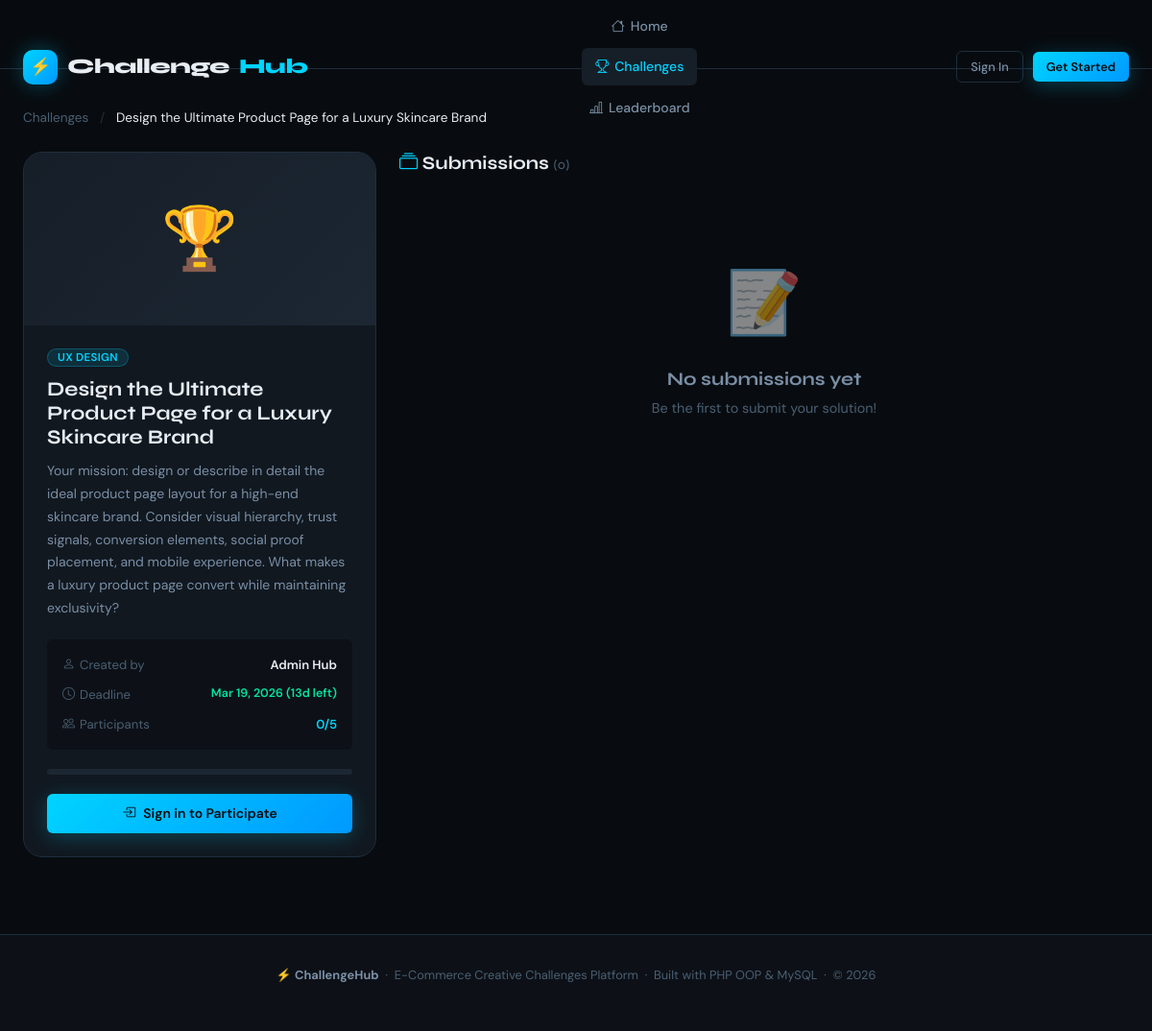
The page /?page=challenge&id=1 on the database its author committed.
### tables this page shows
CREATE TABLE IF NOT EXISTS `challenges` (
  `id`          INT           NOT NULL AUTO_INCREMENT,
  `user_id`     INT           NOT NULL,
  `title`       VARCHAR(200)  NOT NULL,
  `description` TEXT          NOT NULL,
  `category`    VARCHAR(100)  NOT NULL,
  `deadline`    DATE          NOT NULL,
  `image`       VARCHAR(255)  NULL DEFAULT NULL,
  `created_at`  DATETIME      NULL DEFAULT CURRENT_TIMESTAMP,
  PRIMARY KEY (`id`),
  KEY `user_id` (`user_id`)
);

CREATE TABLE IF NOT EXISTS `users` (
  `id`         INT            NOT NULL AUTO_INCREMENT,
  `name`       VARCHAR(100)   NOT NULL,
  `email`      VARCHAR(150)   NOT NULL,
  `password`   VARCHAR(255)   NOT NULL,
  `created_at` DATETIME       NULL DEFAULT CURRENT_TIMESTAMP,
  PRIMARY KEY (`id`),
  UNIQUE KEY `email` (`email`)
);

### app/controllers/ChallengeController.php (called while the page is built, shortened)
<?php
require_once BASE_PATH . '/app/models/Challenge.php';
require_once BASE_PATH . '/app/models/Submission.php';
class ChallengeController {
    private Challenge $challengeModel;
    private Submission $submissionModel;
    public function __construct() {
        $this->challengeModel  = new Challenge();
        $this->submissionModel = new Submission();
    }
    public function show(int $id): void {
        $challenge = $this->challengeModel->getById($id);
        $currentUser    = currentUser();
        $userId         = $currentUser ? $currentUser['id'] : null;
        $submissions    = $this->submissionModel->getByChallenge($id, $userId);
        require BASE_PATH . '/app/views/challenges/show.php';
    }
}

### config/database.php (called while the page is built, shortened)
<?php
class Database {
    private static ?PDO $instance = null;
    public static function getInstance(): PDO {
        if (self::$instance === null) {
            $dsn = 'mysql:host=' . DB_HOST . ';dbname=' . DB_NAME . ';charset=' . DB_CHARSET;
            $options = [
                PDO::ATTR_ERRMODE            => PDO::ERRMODE_EXCEPTION,
                PDO::ATTR_DEFAULT_FETCH_MODE => PDO::FETCH_ASSOC,
                PDO::ATTR_EMULATE_PREPARES   => false,
            ];
            try {
                self::$instance = new PDO($dsn, DB_USER, DB_PASS, $options);
            } catch (PDOException $e) {
                die(json_encode(['error' => 'Database connection failed: ' . $e->getMessage()]));
            }
        }
        return self::$instance;
    }
}

### app/models/Challenge.php (called while the page is built, shortened)
<?php
require_once BASE_PATH . '/config/database.php';
class Challenge {
    private PDO $db;
    public function __construct() {
        $this->db = Database::getInstance();
    }
    public function getById(int $id): ?array {
        $stmt = $this->db->prepare(
            'SELECT c.*, u.name AS author_name,
                    COUNT(DISTINCT s.id) AS submission_count
             FROM challenges c
             JOIN users u ON c.user_id = u.id
             LEFT JOIN submissions s ON s.challenge_id = c.id
             WHERE c.id = ?
             GROUP BY c.id'
        );
        $stmt->execute([$id]);
        $result = $stmt->fetch();
        return $result ?: null;
    }
}

### config/app.php (called while the page is built, shortened)
<?php
function e(mixed $value): string {
    return htmlspecialchars((string)$value, ENT_QUOTES | ENT_HTML5, 'UTF-8');
}
function currentUser(): ?array {
    if (empty($_SESSION['user_id'])) return null;
    return [
        'id'   => $_SESSION['user_id'],
        'name' => $_SESSION['user_name'] ?? '',
        'email'=> $_SESSION['user_email'] ?? '',
    ];
}

### app/models/Submission.php (called while the page is built, shortened)
<?php
require_once BASE_PATH . '/config/database.php';
class Submission {
    private PDO $db;
    public function __construct() {
        $this->db = Database::getInstance();
    }
    public function getByChallenge(int $challengeId, ?int $currentUserId = null): array {
        $stmt = $this->db->prepare(
            'SELECT s.*, u.name AS author_name,
                    COUNT(DISTINCT v.id) AS vote_count,
                    COUNT(DISTINCT c.id) AS comment_count
             FROM submissions s
             JOIN users u ON s.user_id = u.id
             LEFT JOIN votes v ON v.submission_id = s.id
             LEFT JOIN comments c ON c.submission_id = s.id
             WHERE s.challenge_id = ?
             GROUP BY s.id
             ORDER BY vote_count DESC, s.created_at DESC'
        );
        $stmt->execute([$challengeId]);
        $submissions = $stmt->fetchAll();
        return $submissions;
    }
}

### app/views/challenges/show.php (the view, shortened to what this page needs)
<?php
require BASE_PATH . '/app/views/partials/header.php';
$submissionCount = count($submissions);
$userId = $currentUser ? $currentUser['id'] : null;
$isOwner = $userId && $challenge['user_id'] == $userId;
$daysLeft = ceil((strtotime($challenge['deadline']) - time()) / 86400);
$dlClass  = $daysLeft < 3 ? 'urgent' : ($daysLeft < 7 ? 'soon' : 'ok');
?>
<div class="page-wrapper">
  <div class="container">
    <nav style="margin-bottom:24px;font-size:0.85rem;color:var(--text-muted);">
      <a href="<?= BASE_URL ?>/?page=challenges" style="color:var(--text-muted);">Challenges</a>
      <span style="margin:0 8px;opacity:0.4;">/</span>
      <span style="color:var(--text-primary);"><?= e($challenge['title']) ?></span>
    </nav>
    <div class="row g-4">
      <div class="col-lg-4">
        <div class="card" style="position:sticky;top:90px;">
          <?php if ($challenge['image']): ?>
            <img src="<?= UPLOAD_URL . e($challenge['image']) ?>" alt="<?= e($challenge['title']) ?>"
                 style="width:100%;height:220px;object-fit:cover;">
          <?php else: ?>
            <div style="width:100%;height:180px;background:linear-gradient(135deg,var(--bg-elevated),var(--bg-hover));display:flex;align-items:center;justify-content:center;font-size:4rem;">🏆</div>
          <?php endif; ?>
          <div class="card-body">
            <div style="display:flex;gap:8px;flex-wrap:wrap;margin-bottom:12px;">
              <span class="badge badge-cyan"><?= e($challenge['category']) ?></span>
            </div>
            <h1 style="font-size:1.3rem;margin-bottom:10px;"><?= e($challenge['title']) ?></h1>
            <p style="font-size:0.875rem;color:var(--text-secondary);line-height:1.7;margin-bottom:20px;">
              <?= nl2br(e($challenge['description'])) ?>
            </p>
            <div style="display:flex;flex-direction:column;gap:10px;padding:16px;background:var(--bg-deep);border-radius:var(--radius-sm);margin-bottom:20px;">
              <div style="display:flex;justify-content:space-between;font-size:0.82rem;">
                <span style="color:var(--text-muted);display:flex;align-items:center;gap:5px;">
                  <i class="bi bi-person"></i> Created by
                </span>
                <span style="color:var(--text-primary);font-weight:600;"><?= e($challenge['author_name']) ?></span>
              </div>
              <div style="display:flex;justify-content:space-between;font-size:0.82rem;">
                <span style="color:var(--text-muted);display:flex;align-items:center;gap:5px;">
                  <i class="bi bi-clock"></i> Deadline
                </span>
                <span class="deadline <?= $dlClass ?>" style="font-weight:600;">
                  <?= date('M d, Y', strtotime($challenge['deadline'])) ?>
                  (<?= $daysLeft > 0 ? $daysLeft . 'd left' : 'Ended' ?>)
                </span>
              </div>
              <div style="display:flex;justify-content:space-between;font-size:0.82rem;">
                <span style="color:var(--text-muted);display:flex;align-items:center;gap:5px;">
                  <i class="bi bi-people"></i> Participants
                </span>
                <span style="color:var(--accent-cyan);font-weight:600;">
                  <?= $submissionCount ?>/<?= MAX_SUBMISSIONS_PER_CHALLENGE ?>
                </span>
              </div>
            </div>
            <div class="progress-bar-wrap" style="margin-bottom:20px;">
            </div>
            <?php if ($isOwner): ?>
              <div style="display:flex;flex-direction:column;gap:8px;">
                <a href="<?= BASE_URL ?>/?page=challenge-edit&id=<?= $challenge['id'] ?>" class="btn btn-secondary">
                  <i class="bi bi-pencil"></i> Edit Challenge
                </a>
                <form method="POST" action="<?= BASE_URL ?>/?page=challenge-delete&id=<?= $challenge['id'] ?>"
                      onsubmit="return confirm('Delete this challenge and all its submissions?')">
                  <input type="hidden" name="csrf_token" value="<?= generateCsrfToken() ?>">
                  <button type="submit" class="btn btn-danger w-100">
                    <i class="bi bi-trash"></i> Delete Challenge
                  </button>
                </form>
              </div>
            <?php elseif (!$currentUser): ?>
              <a href="<?= BASE_URL ?>/?page=login" class="btn btn-primary w-100">
                <i class="bi bi-box-arrow-in-right"></i> Sign in to Participate
              </a>
            <?php elseif ($hasParticipated): ?>
              <div class="btn btn-success w-100" style="cursor:default;">
                <i class="bi bi-check-circle-fill"></i> You've submitted!
              </div>
            <?php elseif ($isFull): ?>
              <div class="btn w-100" style="background:var(--bg-elevated);color:var(--text-muted);cursor:not-allowed;">
                <i class="bi bi-lock"></i> Challenge is Full
              </div>
            <?php elseif ($daysLeft <= 0): ?>
              <div class="btn w-100" style="background:var(--bg-elevated);color:var(--text-muted);cursor:not-allowed;">
                <i class="bi bi-calendar-x"></i> Challenge Ended
              </div>
            <?php endif; ?>
          </div>
        </div>
      </div>
      <div class="col-lg-8">
        <div class="section-header" style="margin-bottom:20px;">
          <h2 style="font-size:1.2rem;margin:0;">
            <i class="bi bi-collection" style="color:var(--accent-cyan);"></i>
            Submissions
            <span style="color:var(--text-muted);font-size:0.875rem;font-weight:400;">(<?= $submissionCount ?>)</span>
          </h2>
        </div>
        <?php if (empty($submissions)): ?>
          <div class="empty-state">
            <div class="empty-state-icon">📝</div>
            <h3>No submissions yet</h3>
            <p>Be the first to submit your solution!</p>
          </div>
        <?php endif; ?>
      </div>
    </div>
  </div>
</div>
<?php require BASE_PATH . '/app/views/partials/footer.php'; ?>

### css/main.css (style rules this page uses)
:root { --bg-void: #080c10; --bg-deep: #0d1117; --bg-card: #111820; --bg-elevated: #161e28; --bg-hover: #1c2733; --border: #1e2d3d; --border-light: #253545; --accent-cyan: #00d4ff; --accent-blue: #0099ff; --accent-green: #00e5a0; --accent-amber: #ffb300; --accent-red: #ff4757; --accent-purple:#a855f7; --text-primary: #e8edf3; --text-secondary: #7a8fa6; --text-muted: #4a5f73; --text-accent: #00d4ff; --radius-sm: 6px; --radius-md: 12px; --radius-lg: 20px; --radius-xl: 32px; --shadow-card: 0 4px 24px rgba(0,0,0,0.4); --shadow-glow: 0 0 40px rgba(0,212,255,0.12); --shadow-glow-green: 0 0 40px rgba(0,229,160,0.12); --transition: 0.25s cubic-bezier(0.4,0,0.2,1); --font-display: 'Syne', sans-serif; --font-body: 'DM Sans', sans-serif; }
*, *::before, *::after { box-sizing: border-box; margin: 0; padding: 0; }
html { scroll-behavior: smooth; font-size: 16px; }
body { font-family: var(--font-body); background: var(--bg-void); color: var(--text-primary); line-height: 1.6; min-height: 100vh; overflow-x: hidden; }
h1,h2,h3,h4,h5,h6 { font-family: var(--font-display); font-weight: 700; line-height: 1.2; color: var(--text-primary); }
a { color: var(--accent-cyan); text-decoration: none; transition: color var(--transition); }
p { color: var(--text-secondary); }
.container { max-width: 1200px; margin: 0 auto; padding: 0 24px; }
.page-wrapper { min-height: calc(100vh - 72px); padding: 40px 0 80px; }
.btn { display: inline-flex; align-items: center; justify-content: center; gap: 8px; padding: 10px 20px; border-radius: var(--radius-sm); font-family: var(--font-body); font-size: 0.875rem; font-weight: 500; cursor: pointer; border: none; transition: all var(--transition); white-space: nowrap; text-decoration: none; }
.btn-primary { background: linear-gradient(135deg, var(--accent-cyan), var(--accent-blue)); color: var(--bg-void); font-weight: 600; box-shadow: 0 4px 20px rgba(0,212,255,0.25); }
.card { background: var(--bg-card); border: 1px solid var(--border); border-radius: var(--radius-lg); overflow: hidden; transition: all var(--transition); }
.card-body { padding: 24px; }
.badge { display: inline-flex; align-items: center; gap: 4px; padding: 3px 10px; border-radius: 20px; font-size: 0.72rem; font-weight: 600; letter-spacing: 0.03em; text-transform: uppercase; }
.badge-cyan { background: rgba(0,212,255,0.12); color: var(--accent-cyan); border: 1px solid rgba(0,212,255,0.25); }
.section-header { display: flex; align-items: center; justify-content: space-between; margin-bottom: 32px; }
.progress-bar-wrap { height: 6px; background: var(--bg-hover); border-radius: 3px; overflow: hidden; margin: 8px 0; }
.deadline { display: inline-flex; align-items: center; gap: 5px; font-size: 0.78rem; color: var(--text-muted); }
.deadline.ok { color: var(--accent-green); }
.empty-state { text-align: center; padding: 64px 24px; }
.empty-state-icon { font-size: 4rem; margin-bottom: 16px; opacity: 0.5; }
.empty-state h3 { font-size: 1.2rem; color: var(--text-secondary); margin-bottom: 8px; }
.empty-state p { font-size: 0.9rem; color: var(--text-muted); margin-bottom: 24px; }
.w-100 { width: 100%; }

### rows shown on the page
challenges: title "Design the Ultimate Product Page for a Luxury Skincare Brand", category "UX DESIGN", description "Your mission: design or describe in detail the ideal product page layout for a high-end skincare brand. Consider visual hierarchy, trust signals, conversion elements, social proof placement, and mobile experience. What makes a luxury product page convert while maintaining exclusivity?", user.name "Admin Hub", deadline "Mar 19, 2026", deadline "13"

### other values the page prints
$submissionCount "0"
MAX_SUBMISSIONS_PER_CHALLENGE "5"
